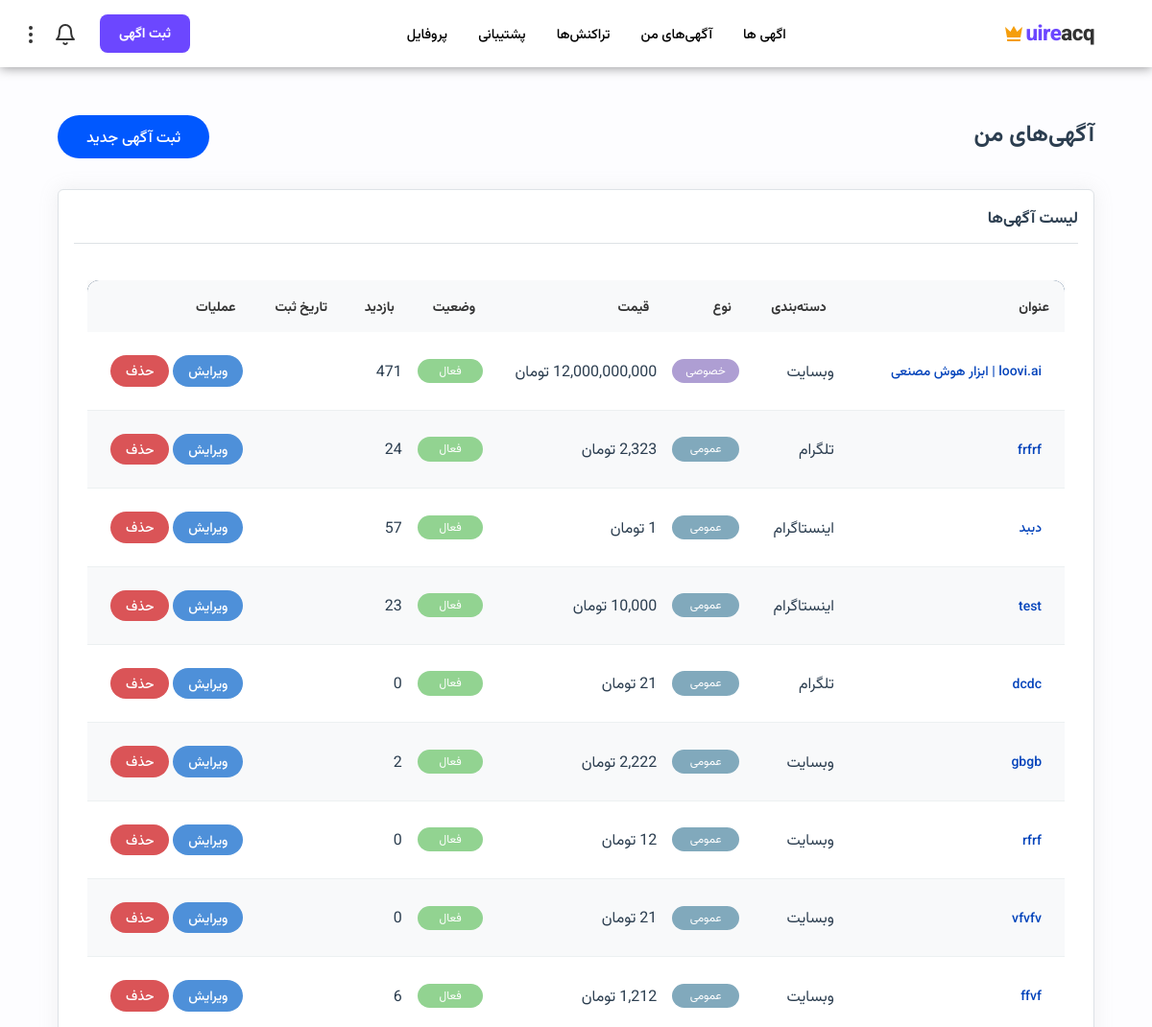
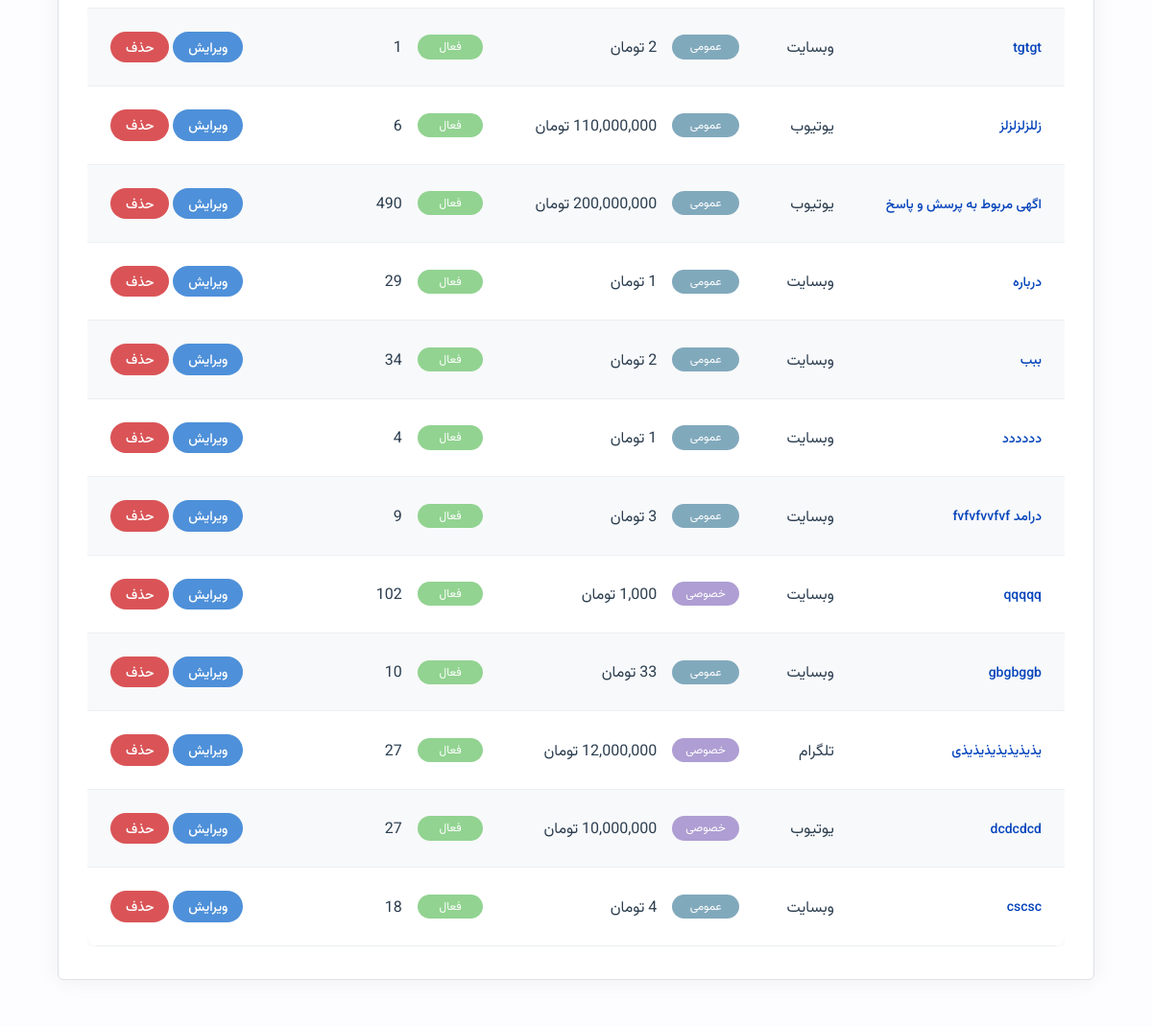
The app's page /listings/my-listings/ (signed in, upper part), older data (2 pictures, top to bottom).
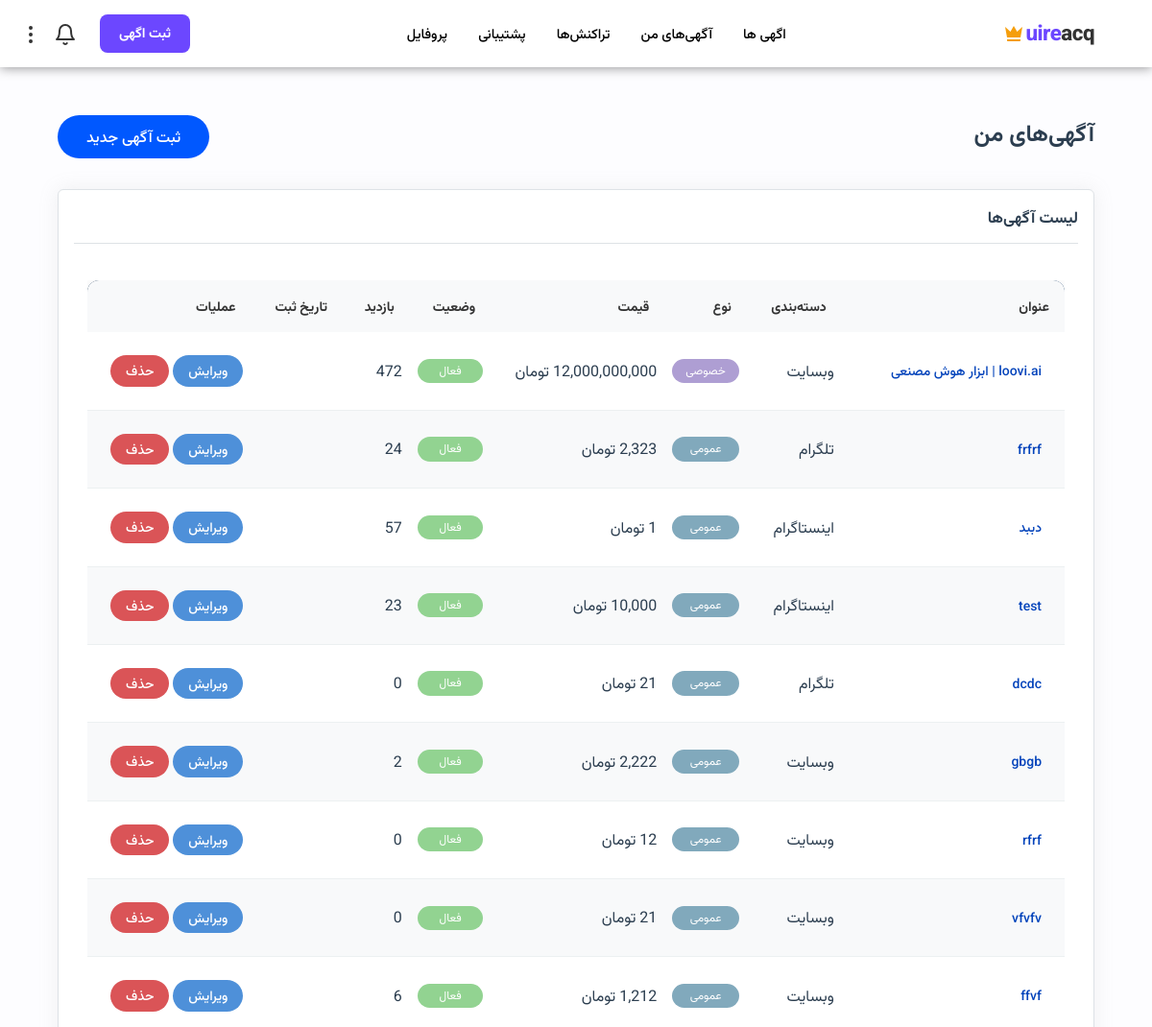
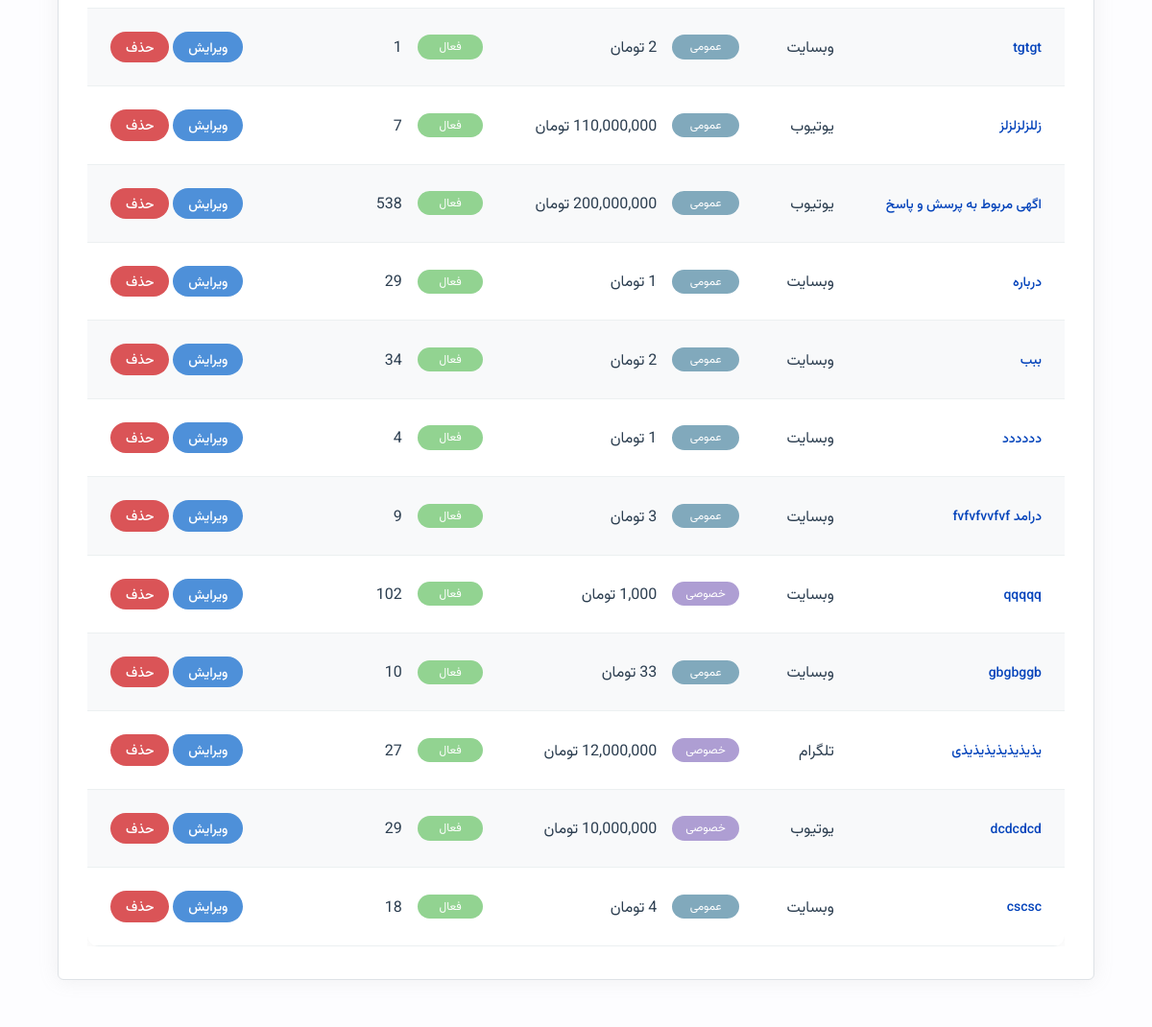
The same page, newer data (2 pictures, top to bottom).
### listings/models.py (models this page shows, shortened)
class Listing(models.Model):
    STATUS_CHOICES = [
        ('pending', 'در انتظار تایید'),
        ('active', 'فعال'),
        ('sold', 'فروخته شده'),
        ('rejected', 'رد شده'),
        ('deleted', 'حذف شده'),
    ]
    seller = models.ForeignKey(settings.AUTH_USER_MODEL, on_delete=models.CASCADE, related_name='listings', verbose_name='فروشنده')
    category = models.ForeignKey(Category, on_delete=models.SET_NULL, null=True, blank=True, verbose_name='دسته‌بندی')
    title = models.CharField(max_length=200, verbose_name='عنوان')
    description = models.TextField(verbose_name='توضیحات')
    location = models.CharField(max_length=200, null=True, blank=True, verbose_name='موقعیت')
    price = models.DecimalField(max_digits=12, decimal_places=0, verbose_name='قیمت')
    discount_price = models.DecimalField(max_digits=12, decimal_places=0, null=True, blank=True, verbose_name='قیمت با تخفیف')
    about_platform = models.TextField(null=True, blank=True, verbose_name='درباره پلتفرم')
    platform_url = models.URLField(blank=True, verbose_name='آدرس پلتفرم')
    followers_count = models.IntegerField(default=0, blank=True, verbose_name='تعداد فالوور')
    monthly_income = models.DecimalField(null=True, blank=True, max_digits=12, decimal_places=0, verbose_name='درآمد ماهانه')
    platform_age = models.IntegerField(default=0, blank=True, verbose_name='سن پلتفرم (ماه)')
    most_like = models.IntegerField(null=True, blank=True, verbose_name='بیشترین لایک')
    most_view = models.IntegerField(null=True, blank=True, verbose_name='بیشترین بازدید')
    most_comment = models.IntegerField(null=True, blank=True, verbose_name='بیشترین کامنت')
    main_image = models.ImageField(upload_to='listings/images/', verbose_name='تصویر اصلی')
    boost = models.BooleanField(default=False, verbose_name='آگهی پیشرفته')
    premier = models.BooleanField(default=False, verbose_name='آگهی برتر')
    is_income = models.BooleanField(default=True, verbose_name='آگهی به درآمد رسیده')
    is_verified = models.BooleanField(default=False, verbose_name='اطلاعات مورد تایید است')
    is_private = models.BooleanField(default=False, verbose_name='آگهی خصوصی')
    status = models.CharField(max_length=20, choices=STATUS_CHOICES, default='pending', verbose_name='وضعیت')
    rejection_reason = models.TextField(blank=True, null=True, verbose_name='دلیل رد')
    views_count = models.IntegerField(default=0, verbose_name='تعداد بازدید')
    created_at = models.DateTimeField(auto_now_add=True, verbose_name='تاریخ ایجاد')
    updated_at = models.DateTimeField(auto_now=True, verbose_name='تاریخ بروزرسانی')
    total_revenue = models.DecimalField(max_digits=12, decimal_places=0, null=True, blank=True, verbose_name='درآمد کل')
    total_profit = models.DecimalField(max_digits=12, decimal_places=0, null=True, blank=True, verbose_name='سود کل')
    avg_monthly_revenue = models.DecimalField(max_digits=12, decimal_places=0, null=True, blank=True, verbose_name='میانگین درآمد ماهانه')
    avg_monthly_profit = models.DecimalField(max_digits=12, decimal_places=0, null=True, blank=True, verbose_name='میانگین سود ماهانه')
    profit_margin = models.DecimalField(max_digits=5, decimal_places=2, null=True, blank=True, verbose_name='حاشیه سود (درصد)')
    profit_multiplier = models.DecimalField(max_digits=5, decimal_places=2, null=True, blank=True, verbose_name='ضریب سود')
    revenue_multiplier = models.DecimalField(max_digits=5, decimal_places=2, null=True, blank=True, verbose_name='ضریب درآمد')
    post_sale_support = models.TextField(null=True, blank=True, verbose_name='پشتیبانی پس از فروش')
    class Meta:
        ordering = ['-boost', '-premier', '-created_at']
        verbose_name = 'آگهی'
        verbose_name_plural = 'آگهی‌ها'

class Category(models.Model):
    PLATFORM_CHOICES = [
        ('website', 'وبسایت'),
        ('instagram', 'اینستاگرام'),
        ('telegram', 'تلگرام'),
        ('youtube', 'یوتیوب'),
        ('aparat', 'آپارات'),
        ('other', 'سایر'),
    ]
    name = models.CharField(max_length=100, verbose_name='نام')
    platform = models.CharField(max_length=20, choices=PLATFORM_CHOICES, verbose_name='پلتفرم')
    description = models.TextField(blank=True, verbose_name='توضیحات')
    class Meta:
        verbose_name = 'دسته‌بندی'
        verbose_name_plural = 'دسته‌بندی‌ها'

### listings/views.py (the view)
# urls.py: path('my-listings/', views.my_listings, name='my_listings'),
@login_required
def my_listings(request):
    listings = Listing.objects.filter(seller=request.user)
    pending_requests = VisitRequest.objects.filter(
        listing__seller=request.user,
        status='pending'
    ).select_related('listing', 'requester')
    return render(request, 'listings/my_listings.html', {
        'listings': listings,
        'pending_requests': pending_requests
    })

### listings/templatetags/custom_tags.py (called while the page is built)
@register.filter(name='split_number')
def split_number(value):
    try:
        return f"{int(value):,}"
    except (ValueError, TypeError):
        return value

### listings/templatetags/date_filters.py (called while the page is built)
@register.filter
def jalali_date_numeric(value):
    if not value:
        return ""
    j_date = jdatetime.datetime.fromgregorian(datetime=value)
    return j_date.strftime("%Y/%m/%d")

### notifications/context_processors.py (called while the page is built)
def unread_notifications_count(request):
    if request.user.is_authenticated:
        count = Notification.objects.filter(recipient=request.user, is_read=False).count()
        return {'unread_notifications_count': count}
    return {'unread_notifications_count': 0}

### templates/listings/my_listings.html (shortened to what this page needs)
{% extends 'base.html' %}
{% load custom_tags %}
{% load date_filters %}
{% block content %}
<div class="btn-listing-create">
    <h2 class="mb-4">آگهی‌های من</h2>
    <a href="{% url 'listings:listing_create' %}" class="btn btn-success mb-3">ثبت آگهی جدید</a>
</div>
<div class="card">
    <div class="card-header">
        <h5 class="mb-0">لیست آگهی‌ها</h5>
        <hr>
    </div>
    <div class="card-body">
        <div class="table-responsive">
            <table class="table table-striped">
                <thead>
                    <tr>
                        <th>عنوان</th>
                        <th>دسته‌بندی</th>
                        <th>نوع</th>
                        <th>قیمت</th>
                        <th>وضعیت</th>
                        <th>بازدید</th>
                        <th>تاریخ ثبت</th>
                        <th>عملیات</th>
                    </tr>
                </thead>
                <tbody>
                    {% for listing in listings %}
                    <tr>
                        <td>
                            <a href="{% url 'listings:listing_detail' listing.pk %}" class="btn btn-sm btn-link"
                                onclick="event.stopPropagation();">
                                {{ listing.title }}
                            </a>
                        </td>
                        <td>{{ listing.category.name }}</td>
                        <td>
                            {% if listing.is_private %}
                            <span class="badge tag-private">خصوصی</span>
                            {% else %}
                            <span class="badge tag-general">عمومی</span>
                            {% endif %}
                        </td>
                        <td>{{ listing.price|split_number }} تومان</td>
                        <td>
                            <span
                                class="badge tag-{% if listing.status == 'active' %}active{% elif listing.status == 'sold' %}sold{% elif listing.status == 'rejected' %}not-accepted{% elif listing.status == 'deleted' %}deleted{% else %}waiting{% endif %}">
                                {{ listing.get_status_display }}
                            </span>
                        </td>
                        <td>{{ listing.views_count|split_number }}</td>
                        <td>{{ listing.created_at|jalali_date_numeric }}</td>
                        <td onclick="event.stopPropagation();">
                            {% if listing.status != 'deleted' and listing.status != 'sold' %}
                            <a href="{% url 'listings:listing_edit' listing.pk %}"
                                class="btn btn-sm btn-edit">ویرایش</a>
                            <a href="{% url 'listings:listing_delete' listing.pk %}"
                                class="btn btn-sm btn-remove">حذف</a>
                            {% endif %}
                        </td>
                    </tr>
                    {% empty %}
                    <tr>
                        <td colspan="8" class="text-center">شما هنوز آگهی ثبت نکرده‌اید.</td>
                    </tr>
                    {% endfor %}
                </tbody>
            </table>
        </div>
    </div>
</div>
{% endblock %}

### templates/base.html (shortened to what this page needs)
{% load static %}
<!DOCTYPE html>
<html lang="fa" dir="rtl">
<head>
    <link rel="stylesheet" href="{% static 'css/styles.css' %}">
</head>
<body>
    <nav id="navbar" class="{% block nav_class %}navbar-scrolled{% endblock %}">
        <a href="{% url 'core:home' %}" class="logo">acq<span>uire</span>
            {% if user.profile.premium %}
            <div class="inf-card-profile-detail">
                <svg width="24" height="24" viewBox="0 0 24 24" fill="#F59E0B" xmlns="http://www.w3.org/2000/svg">
                    <path
                        d="M5 16L3 5L8.5 10L12 4L15.5 10L21 5L19 16H5ZM19 19C19 19.5523 18.5523 20 18 20H6C5.44772 20 5 19.5523 5 19V18H19V19Z" />
                </svg>
            </div>
            {% endif %}
        </a>
        <ul class="nav-links">
            <li><a href="{% url 'listings:listing_list' %}" class="navbar-a">اگهی ها</a></li>
            <li><a href="{% url 'listings:my_listings' %}" class="navbar-a">آگهی‌های من</a></li>
            <li><a href="{% url 'payments:my_transactions' %}" class="navbar-a">تراکنش‌ها</a></li>
            <li><a href="{% url 'tickets:ticket_list' %}" class="navbar-a">پشتیبانی</a></li>
            <li><a href="{% url 'accounts:profile' %}" class="navbar-a">پروفایل</a></li>
        </ul>
        <div class="nav-cta">
            {% if user.is_authenticated %}
            <a href="{% url 'listings:my_listings' %}" style="color: white !important;"
                class="btn-home btn-primary-home">ثبت اگهی</a>
            {% else %}
            <a href="{% url 'accounts:login' %}" class="btn-home btn-ghost-nav">ورود</a>
            <a href="{% url 'accounts:register' %}" style="color: white !important;"
                class="btn-home btn-primary-home">ثبت‌نام</a>
            {% endif %}
            <a class="nav-link notification-link" href="{% url 'notifications:notification_list' %}">
                <span class="notification-badge">
                    <svg xmlns="http://www.w3.org/2000/svg" width="24" height="24" viewBox="0 0 24 24" fill="none"
                        stroke="currentColor" stroke-width="2" stroke-linecap="round" stroke-linejoin="round">
                        <path d="M18 8A6 6 0 0 0 6 8c0 7-3 9-3 9h18s-3-2-3-9"></path>
                        <path d="M13.73 21a2 2 0 0 1-3.46 0"></path>
                    </svg>
                </span>
            </a>
            <div class="dropdown-container">
                <a href="#" class="nav-link dropdown-toggle" id="moreMenuBtn">
                    <svg xmlns="http://www.w3.org/2000/svg" width="24" height="24" viewBox="0 0 24 24" fill="none"
                        stroke="currentColor" stroke-width="2" stroke-linecap="round" stroke-linejoin="round">
                        <circle cx="12" cy="12" r="1"></circle>
                        <circle cx="12" cy="5" r="1"></circle>
                        <circle cx="12" cy="19" r="1"></circle>
                    </svg>
                </a>
            </div>
        </div>
    </nav>
    <div class="container">
        {% block content %}{% endblock %}
    </div>
</body>
</html>

Row changes from the older to the newer data that the page shows:
changed Listing "loovi.ai | ابزار هوش مصنعی": views_count|split_number "471" → "472"
changed Listing "زللزلزلزلز": views_count|split_number "6" → "7"
changed Listing "اگهی مربوط به پرسش و پاسخ": views_count|split_number "490" → "538"
changed Listing "dcdcdcd": views_count|split_number "27" → "29"
